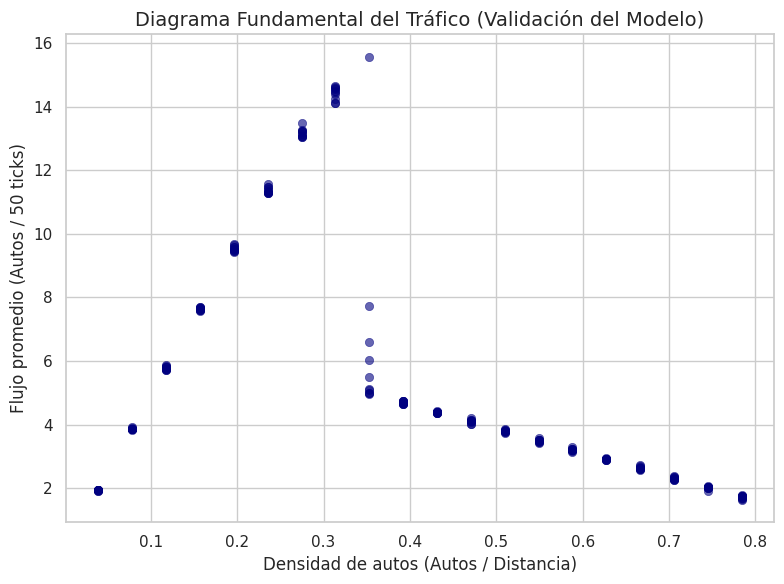

Here is the Python script that generated this plot:
# -*- coding: utf-8 -*-
"""Untitled1.ipynb

Automatically generated by Colab.

Original file is located at
    https://colab.research.google.com/drive/1F_KD2i8yzMVc5O3rwThtjG4qZQeZ5bAM
"""

import pandas as pd
import matplotlib.pyplot as plt
import seaborn as sns

sns.set_theme(style="whitegrid")

def generar_grafica_validacion(csv_path, output_path):

    df = pd.read_csv(csv_path, skiprows=6)
    columnas = list(df.columns)
    col_densidad = columnas[-2]
    col_flujo = columnas[-1]

    # crear gráfica de dispersión
    plt.figure(figsize=(8, 6))
    sns.scatterplot(
        data=df,
        x=col_densidad,
        y=col_flujo,
        alpha=0.6,
        color='navy',
        edgecolor=None
    )

    plt.title('Diagrama Fundamental del Tráfico (Validación del Modelo)', fontsize=14)
    plt.xlabel('Densidad de autos (Autos / Distancia)', fontsize=12)
    plt.ylabel('Flujo promedio (Autos / 50 ticks)', fontsize=12)

    plt.tight_layout()
    plt.savefig(output_path, dpi=300)
    print(f"Gráfica guardada exitosamente en: {output_path}")

if __name__ == "__main__":
    generar_grafica_validacion('/datos_experimento.csv', 'validacion.png')

from google.colab import drive
drive.mount('/content/drive')
